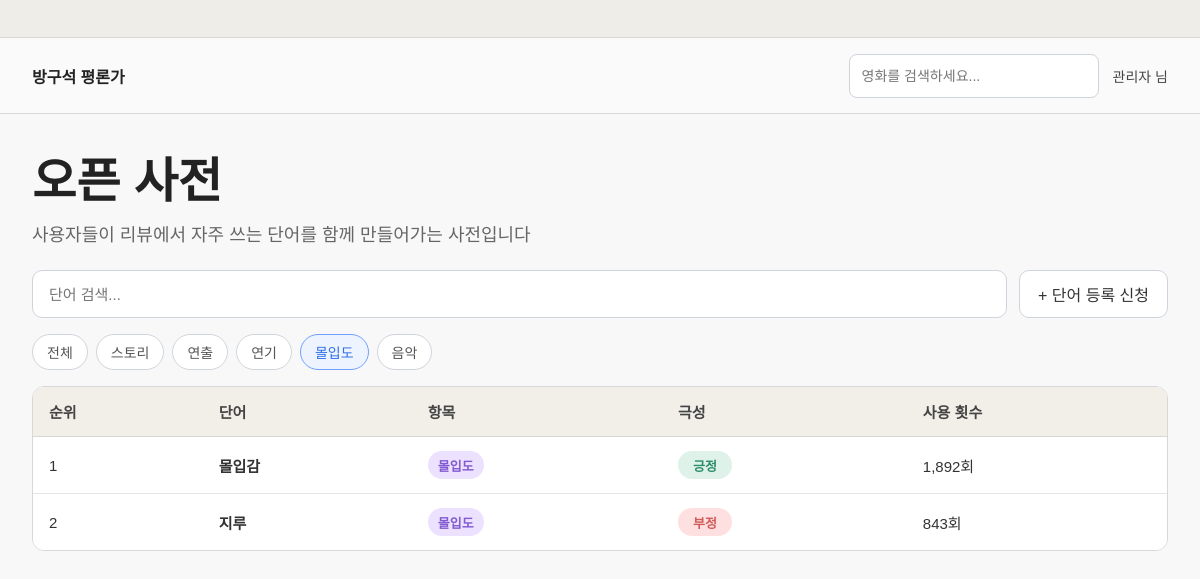
The page /dictionary?category=몰입도 (signed in) on the database its author committed.
### tables this page shows
CREATE TABLE dictionary_words (
            id INTEGER PRIMARY KEY AUTOINCREMENT,
            word TEXT NOT NULL,
            category TEXT NOT NULL,
            sentiment TEXT NOT NULL,
            count INTEGER DEFAULT 1
        );

### app.py (the view)
@app.route("/dictionary")
def dictionary():
    if not login_required():
        return redirect(url_for("login"))
    keyword = request.args.get("q", "").strip()
    selected_category = request.args.get("category", "전체")
    query = "SELECT * FROM dictionary_words WHERE 1=1"
    params = []
    if selected_category != "전체":
        query += " AND category = ?"
        params.append(selected_category)
    if keyword:
        query += " AND word LIKE ?"
        params.append(f"%{keyword}%")
    query += " ORDER BY count DESC"
    conn = get_db()
    rows = conn.execute(query, params).fetchall()
    conn.close()
    dictionary_words = enrich_dictionary_items(rows)
    for idx, item in enumerate(dictionary_words, start=1):
        item["rank"] = idx
    return render_template(
        "dictionary.html",
        nickname=get_nickname(),
        dictionary_words=dictionary_words,
        categories=["전체", "스토리", "연출", "연기", "몰입도", "음악"],
        selected_category=selected_category,
        keyword=keyword
    )

### app.py (called while the page is built)
def get_db():
    conn = sqlite3.connect(DB_NAME)
    conn.row_factory = sqlite3.Row
    return conn

def login_required():
    return "user_id" in session

def get_current_user():
    if "user_id" not in session:
        return None
    conn = get_db()
    user = conn.execute("SELECT * FROM users WHERE id = ?", (session["user_id"],)).fetchone()
    conn.close()
    return user

def get_nickname():
    user = get_current_user()
    if user:
        return user["nickname"] + " 님"
    return "게스트 님"

def get_category_class(category):
    if category == "스토리":
        return "story"
    if category == "연출":
        return "directing"
    if category == "연기":
        return "acting"
    if category == "몰입도":
        return "immersion"
    if category == "음악":
        return "music"
    return "default"

def get_sentiment_class(sentiment):
    if sentiment == "긍정":
        return "positive"
    return "negative"

def enrich_dictionary_items(rows):
    items = []
    for row in rows:
        item = dict(row)
        item["category_class"] = get_category_class(item["category"])
        item["sentiment_class"] = get_sentiment_class(item["sentiment"])
        items.append(item)
    return items

### templates/dictionary.html (shortened to what this page needs)
<!DOCTYPE html>
<html lang="ko">
<head>
    <link rel="stylesheet" href="{{ url_for('static', filename='style.css') }}">
</head>
<body>
    <div class="window-frame">
        <div class="window-bar"></div>
        <div class="app-shell">
            <header class="top-header">
                <div class="brand">방구석 평론가</div>
                <div class="header-right">
                    <form action="/search" method="get" class="header-search">
                        <input type="text" name="q" placeholder="영화를 검색하세요...">
                    </form>
                    <div class="nickname">{{ nickname }}</div>
                </div>
            </header>
            <main class="page-content">
                <section class="dictionary-hero">
                    <h1>오픈 사전</h1>
                    <p>사용자들이 리뷰에서 자주 쓰는 단어를 함께 만들어가는 사전입니다</p>
                </section>
                <section class="dictionary-search-row">
                    <form action="/dictionary" method="get" class="dictionary-search-form">
                        <input type="text" name="q" value="{{ keyword }}" placeholder="단어 검색...">
                    </form>
                    <a href="/dictionary/request" class="dictionary-request-btn">+ 단어 등록 신청</a>
                </section>
                <section class="dictionary-filter-row">
                    {% for category in categories %}
                    <a href="/dictionary?category={{ category }}{% if keyword %}&q={{ keyword }}{% endif %}" class="dictionary-filter-chip {% if selected_category == category %}active{% endif %}">
                        {{ category }}
                    </a>
                    {% endfor %}
                </section>
                <section class="dictionary-table-wrap">
                    <table class="dictionary-table">
                        <thead>
                            <tr>
                                <th>순위</th>
                                <th>단어</th>
                                <th>항목</th>
                                <th>극성</th>
                                <th>사용 횟수</th>
                            </tr>
                        </thead>
                        <tbody>
                            {% for item in dictionary_words %}
                            <tr>
                                <td>{{ item.rank }}</td>
                                <td class="dictionary-word-cell">{{ item.word }}</td>
                                <td><span class="dict-badge category {{ item.category_class }}">{{ item.category }}</span></td>
                                <td><span class="dict-badge sentiment {{ item.sentiment_class }}">{{ item.sentiment }}</span></td>
                                <td>{{ "{:,}".format(item.count) }}회</td>
                            </tr>
                            {% endfor %}
                        </tbody>
                    </table>
                </section>
            </main>
        </div>
    </div>
</body>
</html>

### static/style.css (style rules this page uses)
* { box-sizing: border-box; margin: 0; padding: 0; font-family: "Malgun Gothic", "Apple SD Gothic Neo", sans-serif; }
body { background: #f3f4f6; color: #222; }
a { text-decoration: none; color: inherit; }
.window-frame { width: 100%; min-height: 100vh; background: #f3f4f6; }
.window-bar { height: 38px; border-bottom: 1px solid #d8d8d8; background: #efede7; }
.app-shell { max-width: 1400px; margin: 0 auto; background: #f8f8f8; min-height: calc(100vh - 38px); }
.top-header { height: 76px; border-bottom: 1px solid #d6d6d6; display: flex; align-items: center; justify-content: space-between; padding: 0 32px; background: #fafafa; }
.brand { font-size: 16px; font-weight: 700; }
.header-right { display: flex; align-items: center; gap: 14px; }
.header-search { display: flex; align-items: center; width: 250px; height: 44px; background: white; border: 1px solid #cfd4dc; border-radius: 8px; padding: 0 12px; }
.header-search input { border: none; outline: none; flex: 1; font-size: 14px; background: transparent; }
.nickname { font-size: 14px; color: #444; }
.page-content { padding: 28px 32px 40px; }
.dictionary-hero h1 { font-size: 48px; font-weight: 800; margin-bottom: 8px; }
.dictionary-hero p { font-size: 18px; color: #666; margin-bottom: 24px; }
.dictionary-search-row { display: flex; gap: 12px; align-items: center; margin-bottom: 16px; }
.dictionary-search-form { flex: 1; }
.dictionary-search-form input { width: 100%; height: 48px; border: 1px solid #cfd4dc; border-radius: 10px; padding: 0 16px; font-size: 15px; background: #fff; }
.dictionary-request-btn { display: inline-flex; align-items: center; justify-content: center; height: 48px; padding: 0 18px; border: 1px solid #cfd4dc; border-radius: 10px; background: #fff; color: #333; white-space: nowrap; }
.dictionary-filter-row { display: flex; gap: 8px; flex-wrap: wrap; margin-bottom: 16px; }
.dictionary-filter-chip { display: inline-flex; align-items: center; justify-content: center; height: 36px; padding: 0 14px; border: 1px solid #cfd4dc; border-radius: 999px; background: #fff; color: #555; font-size: 14px; }
.dictionary-filter-chip.active { border-color: #6ea0ff; color: #2f6ee5; background: #eef4ff; }
.dictionary-table-wrap { background: #fff; border: 1px solid #d8d8d8; border-radius: 12px; overflow: hidden; }
.dictionary-table { width: 100%; border-collapse: collapse; background: #fff; }
.dictionary-table thead th { background: #f2efe9; color: #444; font-size: 15px; text-align: left; padding: 14px 16px; border-bottom: 1px solid #d8d8d8; }
.dictionary-table tbody td { padding: 14px 16px; border-bottom: 1px solid #e5e5e5; font-size: 15px; color: #333; }
.dictionary-table tbody tr:last-child td { border-bottom: none; }
.dictionary-word-cell { font-weight: 700; }
.dict-badge { display: inline-flex; align-items: center; justify-content: center; min-width: 54px; height: 28px; padding: 0 10px; border-radius: 999px; font-size: 13px; font-weight: 700; }
.dict-badge.category.immersion { background: #ece2ff; color: #825ad1; }
.dict-badge.sentiment.positive { background: #dff2ea; color: #2d8c69; }
.dict-badge.sentiment.negative { background: #ffe0e0; color: #d15a5a; }

### rows shown on the page
dictionary_words: rank "1", word "몰입감", category "몰입도", sentiment "긍정", count "1,892"
dictionary_words: rank "2", word "지루", category "몰입도", sentiment "부정", count "843"

### other values the page prints
{{ nickname }} "관리자 님"
{{ category }} "전체" "스토리" "연출" "연기" "몰입도" "음악"
